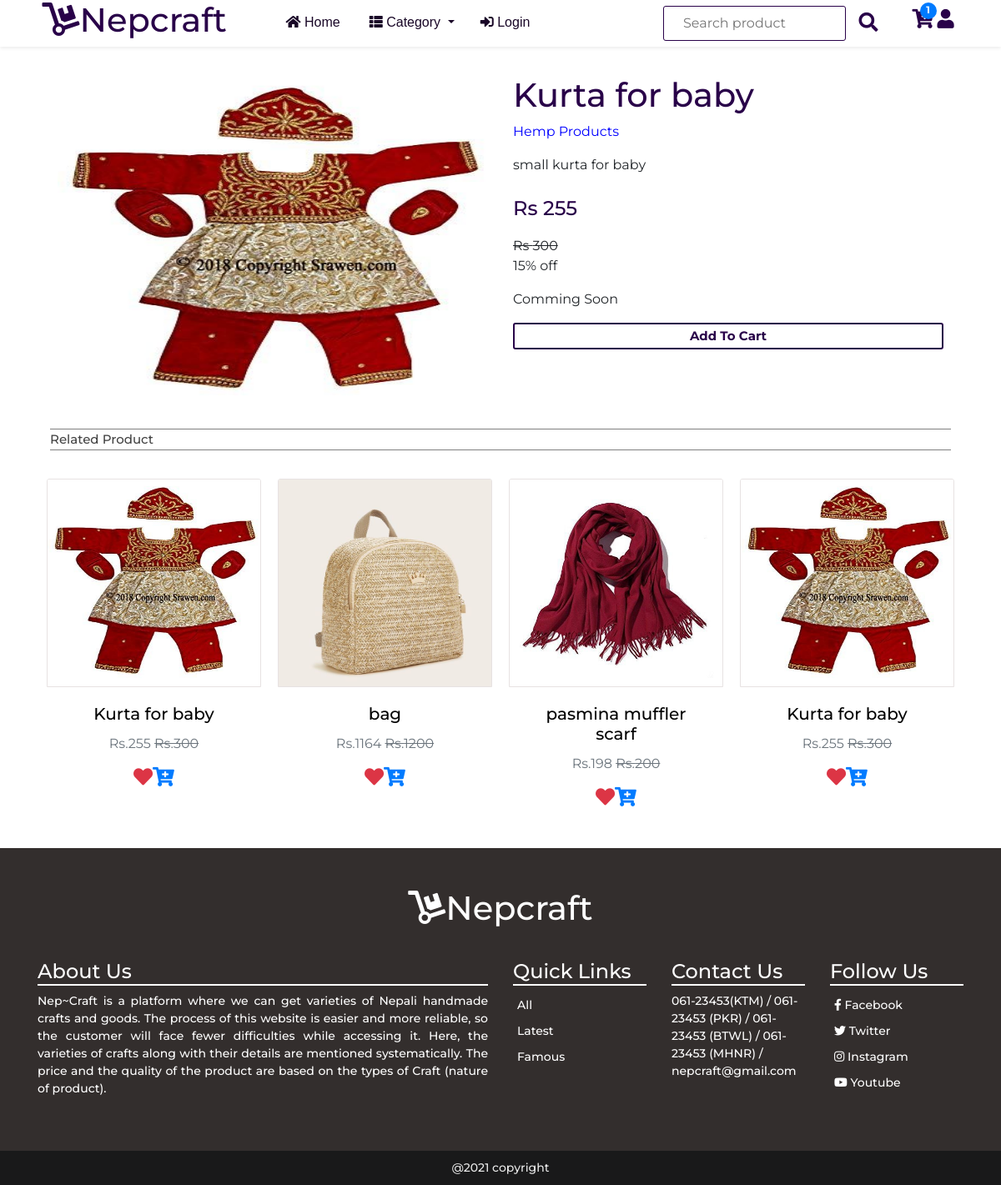
Screenshot of /product-details.php?p_id=13 with the database file from the repository.
### tables this page shows
CREATE TABLE `product` (
  `p_id` int(11) NOT NULL,
  `p_name` varchar(50) NOT NULL,
  `p_photo` varchar(100) NOT NULL,
  `p_cat` int(5) NOT NULL,
  `p_disc` text NOT NULL,
  `p_price` int(20) NOT NULL,
  `p_discount` int(10) NOT NULL,
  `p_qty` int(11) NOT NULL,
  `p_status` int(5) NOT NULL
);

CREATE TABLE `category` (
  `cat_id` int(11) NOT NULL,
  `cat_name` varchar(50) DEFAULT NULL,
  `cat_stock` int(11) DEFAULT NULL
);

CREATE TABLE `available` (
  `available_id` int(5) NOT NULL,
  `available_status` varchar(20) NOT NULL
);

### product-details.php (the view)
<?php
    include 'head.php';
         $p_id = $_GET['p_id'];
        $sql = "SELECT * FROM  product LEFT JOIN category ON product.p_cat = category.cat_id
                    LEFT JOIN available ON product.p_status = available.available_id WHERE p_id = {$p_id}";
                $result = mysqli_query($conn, $sql);
                if (mysqli_num_rows($result) > 0) {
                    while($row = mysqli_fetch_assoc($result)) {
                        $new_price = $row['p_price'] - ($row['p_price']*$row['p_discount']/100);
        ?>
   <div class="container p-4">
       <div class="row">
           <div class="col-md-6 product-detail-img">
               <img src="admin/upload/<?php echo $row['p_photo']; ?>" alt="">
           </div>
           <div class="col-md-6 product-details">
               <?php  $cat_id = $row['p_cat']; ?>
               <h1><?php echo $row['p_name']; ?></h1>
               <p style="color: blue;"><?php echo $row['cat_name']; ?></p>
               <p><?php echo $row['p_disc']; ?></p>
               <h4>Rs <?php echo $new_price; ?></h4>
               <hp><del>Rs <?php echo $row['p_price']; ?></del> </hp>
               <p><?php echo $row['p_discount']; ?>% off</p>
               <p><?php echo $row['available_status']; ?></p>
               <form action="" class="p-0 pb-4 ">
                    <?php
                    if(isset($_SESSION["c_name"])){
                        ?>
                        <div class="col-12 check-out-button">
                        <a href="cart.php?>" class="add-cart" data-id="<?php echo $row['p_id'];?>">Add To Cart</a>
                        </div>
                    <?php
                    }else{
                         echo '<div class="col-12 check-out-button">
                        <a href="login.php?>">Add To Cart</a>
                        </div>';
                    }?>
               </form>
           </div>
       </div>
   </div>
   <?php
                    }
                }
?>
   <div class="container">
        <div class="col-12">
            <h5 class="profile-heading2">Related Product</h5>
        </div>
    </div>
    <div class="container p-3">
        <div class="owl-carousel owl-theme">
    <?php
     $sql1 = "SELECT * FROM  product WHERE p_cat = {$cat_id}";
                $result1 = mysqli_query($conn, $sql1);
                if (mysqli_num_rows($result1) > 0) {
                    while($row1 = mysqli_fetch_assoc($result1)) {
                        $new_price1 = $row1['p_price'] - ($row1['p_price']*$row1['p_discount']/100);
        ?>
            <div class="col-md-3 col-6 item">
                <div class="card">
                <img class="card-img-top w-100" src="admin/upload/<?php echo $row1['p_photo']; ?>" alt="Card image">
                <div class="card-body text-center">
                    <a href="product-details.php?p_id=<?php echo $row1['p_id']; ?>"><h5 class="card-title"><?php echo $row1['p_name']; ?></h5></a>
                    <p class="card-text text-muted">Rs.<?php echo $new_price1; ?> <del>Rs.<?php echo $row1['p_price']; ?></del></p>
                    <?php
                    if(isset($_SESSION["c_name"])){
                        ?>
                        <button class="text-danger"><i class="fas fa-heart cart-heart" data-wid="<?php echo $row1['p_id'];?>"></i></button>
                        <button  class="text-primary"><i class="fas fa-cart-plus add-cart " data-id="<?php echo $row1['p_id'];?>"></i></button>
                        <?php
                    }else{
                         echo '<a href="login.php" class="text-danger"><i class="fas fa-heart" ></i></a>';
                        echo '<a href="login.php"   class="text-primary"><i class="fas fa-cart-plus" ></i></a>';
                    }?>
                </div>
                </div>
            </div>
<?php
                    }
                }
?>
        </div>
    </div>
<?php  include 'footer.php';   ?>

### css/style.css (style rules this page uses)
* { margin: 0; padding: 0; list-style: none; box-sizing: border-box; text-decoration: none; font-family: 'Montserrat', sans-serif; }
del { text-decoration: line-through; }

### css/admin.css (style rules this page uses)
* { margin: 0; padding: 0; box-sizing: border-box; }
.card { border: none; }
.card-img-top { height: 250px; border: 1px solid rgb(231, 226, 226); }
.card-body .fas { font-size: 23px; }
.card a { text-decoration: none; color: blue; }
.card-body a { text-decoration: none; color: black; font-size: 15px; }
.item { padding: 0; margin-right: 0; max-width: 100%; }
.owl-theme { padding: 0; }
.card { width: 100%; padding: 10px; }
.owl-theme { margin: 0; }

### css/login.css (style rules this page uses)
* { margin: 0; padding: 0; box-sizing: border-box; }
form { padding: 10px 0px; }

### css/cart.css (style rules this page uses)
* { margin: 0; padding: 0; list-style: none; box-sizing: border-box; text-decoration: none; font-family: 'Montserrat', sans-serif; }
.row { margin: 0; }
.check-out-button { text-align: center; padding: 0; transition: .3s ease-in-out; margin-top: 10px; }
.check-out-button a { margin: 0; text-decoration: none; background-color: transparent; color: #290149; border: 2px solid #290149; font-size: 15px; transition: .3s ease-in-out; font-weight: bold; display: block; border-radius: 3px; padding: 3px 5px; }
.product-detail-img, .product-details { padding-top: 10px; }
.product-detail-img img { width: 100%; height: 400px; }
.product-details h1 { color: #290149; }
.product-details h4 { color: #290149; padding: 10px 0; }

### css/profile.css (style rules this page uses)
* { margin: 0; padding: 0; list-style: none; box-sizing: border-box; text-decoration: none; font-family: 'Montserrat', sans-serif; }
.profile-heading2 { color: #424242; padding: 3px 0; font-size: 15px; border-bottom: 1px solid gray; border-top: 1px solid gray; }

### css/product.css (style rules this page uses)
* { margin: 0; padding: 0; box-sizing: border-box; }
.item { padding: 0; margin-right: 0; max-width: 100%; }
.owl-theme { padding: 0; }
.card { width: 100%; padding: 10px; }
.owl-theme { margin: 0; }

### css/footer.css (style rules this page uses)
* { margin: 0; padding: 0; box-sizing: border-box; }

### rows the page displays
product: p_photo (picture), p_name "Kurta for baby", category.cat_name "Hemp Products", p_disc "small kurta for baby", new_price "255", p_price "300", p_discount "15", available.available_status "Comming Soon", new_price1 "255"
product: p_photo (picture), p_name "bag", new_price1 "1164", p_price "1200"
product: p_photo (picture), p_name "pasmina muffler scarf", new_price1 "198", p_price "200"
